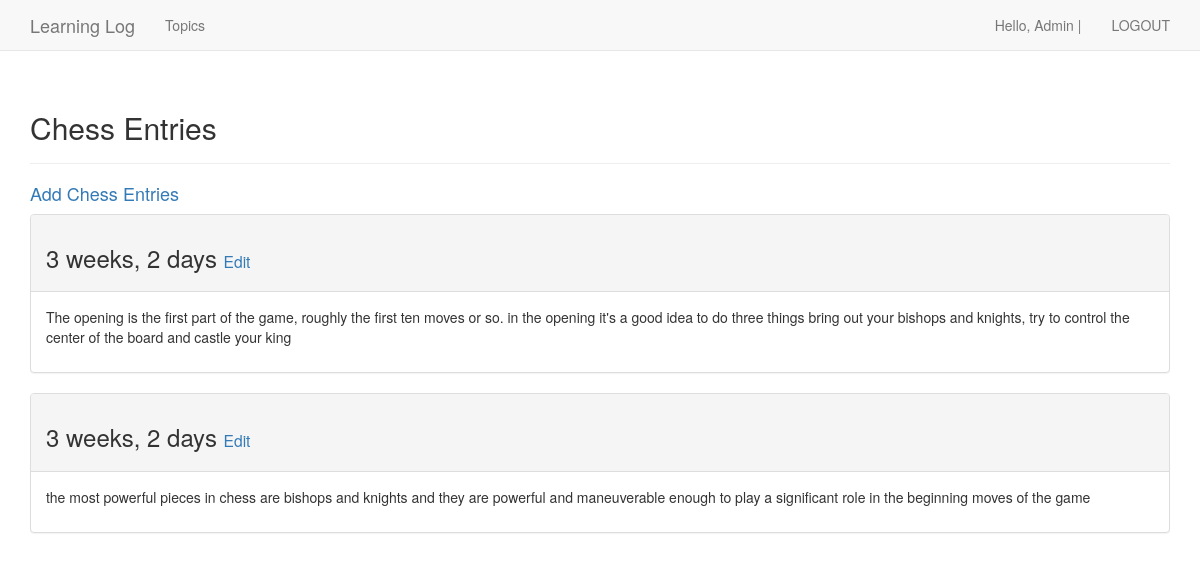
The page /topics/1/ (signed in) on the database its author committed.
### learning_logs/models.py (models this page shows, shortened)
class Topic(models.Model):
    text = models.CharField(max_length=200)
    date_added = models.DateTimeField(auto_now_add=True)
    owner = models.ForeignKey(User, on_delete=models.CASCADE)

class Entry(models.Model):
    topic = models.ForeignKey(Topic, on_delete=models.CASCADE)
    text = models.TextField()
    date_added = models.DateTimeField(auto_now_add=True)
    class Meta:
        verbose_name_plural = 'entries'

### learning_logs/views.py (the view)
# urls.py: path("topics/<int:topic_id>/", views.topic_entries, name="topic"),
@login_required(login_url='users:login')
def topic_entries(request, topic_id):
    wanted_topic = Topic.objects.get(id=topic_id)
    gate_pass = verify_user(request, wanted_topic)
    if not gate_pass:
        raise Http404
    wanted_topic_entries = wanted_topic.entry_set.order_by('date_added')
    context = {"topic": wanted_topic, "entries": wanted_topic_entries}
    return render(request, "learning_logs/topic.html", context=context)

### learning_logs/views.py (called while the page is built)
def verify_user(request_user, owner):
    if request_user.user == owner.owner:
        return True
    else:
        return False

### learning_logs/templates/learning_logs/topic.html (shortened to what this page needs)
{% extends "learning_logs/base.html" %}
{% load bootstrap3 %}
{% block header %}
    <h2> {{ topic.text }} Entries</h2>
{% endblock %}
{% block content %}
    <h4>
    <a href="{% url 'learning_logs:add_new_entry' topic.id %}">Add {{ topic.text }} Entries</a>
    </h4>
    {% for entry in entries %}
        <div class="panel panel-default">
            <div class="panel-heading">
                <h3>
                    {{ entry.date_added | timesince }}
                    <small><a href="{% url "learning_logs:edit_entry" entry.id %}">Edit</a></small>
                </h3>
            </div>
            <div class="panel-body">
                {{ entry.text | linebreaks }}
            </div>
        </div>
    {% empty %}
        <P>No entries Yet</P>
    {% endfor %}
{% endblock %}

### learning_logs/templates/learning_logs/base.html (shortened to what this page needs)
{% load bootstrap3 %}
<!DOCTYPE html>
<html lang="en">
<head>
    {% bootstrap_css %}
</head>
<body>
<nav class="navbar navbar-default navbar-static-top">
    <div class="container">
        <div class="navbar-header">
            <a class='navbar-brand' href="{% url 'learning_logs:home' %}">Learning Log</a>
        </div>
         <div id="navbar" class="navbar-collapse collapse" >
             <ul class="nav navbar-nav">
                 <li><a href="{% url 'learning_logs:topics' %}"> Topics</a> </li>
             </ul>
             <ul class="nav navbar-nav navbar-right">
                     {% if user.is_authenticated %}
                    <li> <a>Hello, {{ user.username|title }} | </a></li>
                    <li><a href="{% url 'users:logout' %}" >LOGOUT</a></li>
                    {% else %}
                    <li><a href="{% url 'users:login' %}">LOG IN</a> </li>
                    <li><a href="{% url 'users:register' %}">REGISTER</a></li>
                    {% endif %}
             </ul>
         </div>
    </div>
</nav>
<div class="container">
    <div class="page-header">{% block header %}
    {% endblock %}</div>
<div>{% block content %}
{% endblock %}</div>
</div>
</body>
</html>

### rows shown on the page
Topic: text "Chess"
Entry: date_added "3 weeks, 2 days", text "The opening is the first part of the game, roughly the first ten moves or so. in the opening it's a good idea to do three things bring out your bishops and knights, try to control the center of the board and castle your king"
Entry: date_added "3 weeks, 2 days", text "the most powerful pieces in chess are bishops and knights and they are powerful and maneuverable enough to play a significant role in the beginning moves of the game"

### other values the page prints
{{ user.username|title }} "Admin"
